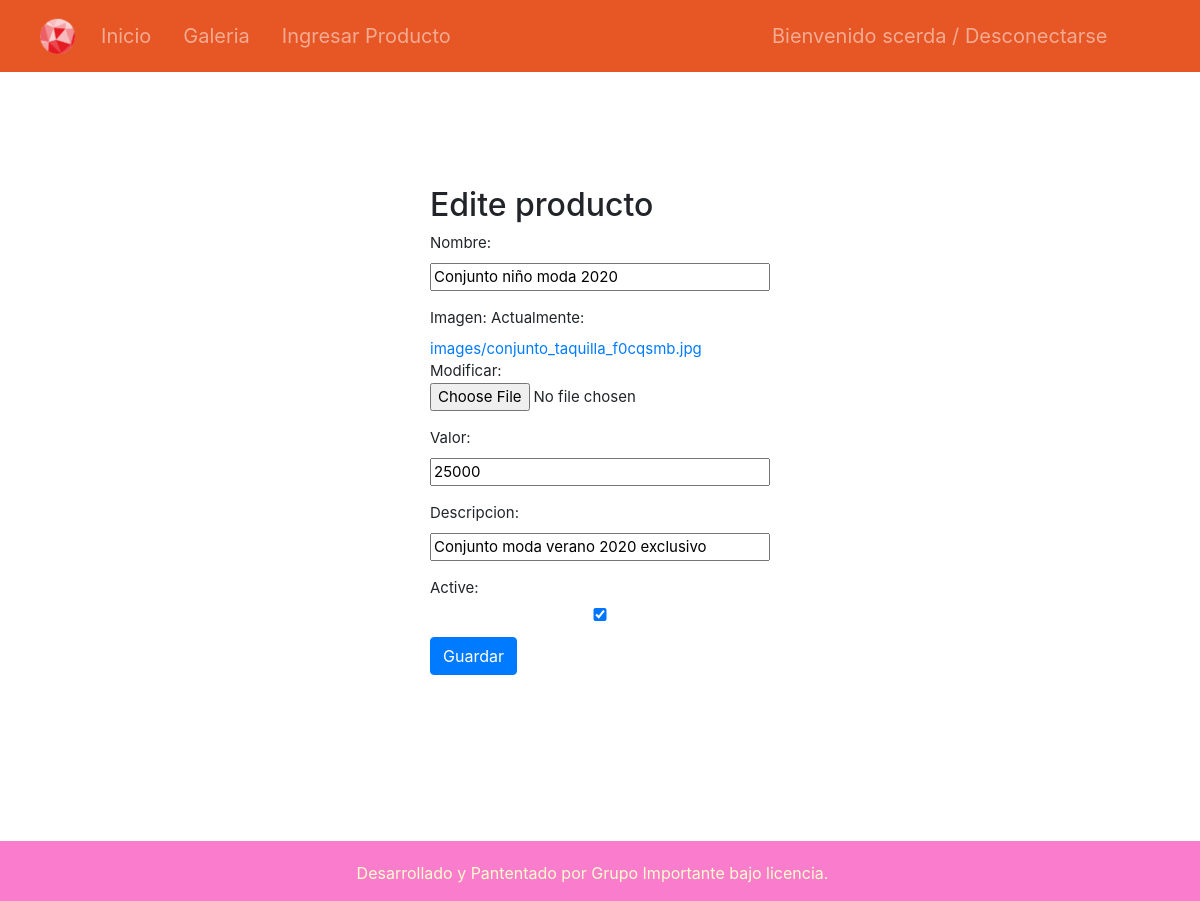
Page /producto/8/edit/ (signed in) on the committed database.
### blog/models.py (models this page shows, shortened)
class Productos(models.Model):
    nombre = models.CharField(max_length=200)
    imagen = models.ImageField()
    valor = models.IntegerField()
    descripcion = models.CharField(max_length=200)
    active = models.BooleanField(default=True)

### blog/views.py (the view)
# urls.py: path('producto/<int:pk>/edit/', views.producto_edit, name='producto_edit'),
def producto_edit(request, pk):
    if request.user.is_staff:
        producto = get_object_or_404(Productos, pk=pk)
        if request.method == "POST":
            form = ProductForm(request.POST, request.FILES, instance=producto)
            if form.is_valid():
                form.save()
                return redirect('galeria')
        else:
            form = ProductForm(instance=producto)
        return render(request, 'blog/producto_edit.html', {'form': form})

### blog/forms.py
class ProductForm(forms.ModelForm):
    class Meta:
        model = Productos
        fields = ('nombre', 'imagen', 'valor', 'descripcion', 'active',)

### blog/templates/blog/producto_edit.html
{% extends 'blog/base.html' %} {% block content %}
<div class='producto_edit'>
<h2>Edite producto</h2>
<form method="POST" class="post-form" enctype="multipart/form-data">{% csrf_token %} {{ form.as_p }}
    <button type="submit" class="btn btn-primary">Guardar</button>
</form>
</div>
{% endblock %}

### blog/templates/blog/base.html (shortened to what this page needs)
{% load static %}
{% load pwa %}
<html lang="es-es">
<head>
    <link rel="stylesheet" href="{% static 'css/blog.css' %}">
    <link rel="stylesheet" href="{% static 'css/custom.css' %}">
    <link rel="stylesheet" href="https://cdn.jsdelivr.net/npm/bootstrap@4.5.3/dist/css/bootstrap.min.css"
>
</head>
<body>
    <section>
        <nav class="navbar navbar-expand-lg navbar-dark bg-nav" role="navigation">
            <div class="container">
                <a class="navbar-brand" href="{% url 'index' %}"><img class="logo"
                        src="{% static 'img/logo2.png' %}"></a>
                <div class="collapse navbar-collapse" id="exCollapsingNavbar">
                    <ul id="nav" class="nav navbar-nav">
                        <li id="inicio" class="navbar-brand"><a href="{% url 'index' %}" class="nav-link">Inicio</a>
                        </li>
                        <li class="navbar-brand"><a href="{% url 'galeria' %}" class="nav-link">Galeria</a></li>
                        {% if user.is_authenticated and user.is_staff %}
                        <li class="navbar-brand"><a href="{% url 'ingreso_producto' %}" class="nav-link">Ingresar
                                Producto</a></li>
                        {% endif %}
                    </ul>
                    <ul class="nav navbar-nav justify-content-between ml-auto">
                        <li class="nav-item order-2 order-md-1"><a href="#" class="nav-link" title="settings"></a></li>
                        {% if user.is_authenticated%}
                        <li class="navbar-brand"><a href="{% url 'logout' %}"  class="nav-link">Bienvenido {{request.user.username}} / Desconectarse</a></li>
                        {% endif %}
                    </ul>
                </div>
            </div>
        </nav>
    </section>
    <div id="wrap">
        <div id="main" class="container clear-top">
            <br>
            <br> {% block content %} {% endblock %}
        </div>
    </div>
    <footer class="footer">Desarrollado y Pantentado por Grupo Importante bajo licencia. </footer>
</body>
</html>

### blog/static/css/blog.css (style rules this page uses)
.producto_edit { width: 340px; margin: 50px auto; font-size: 15px; }

### blog/static/css/custom.css (style rules this page uses)
.bg-nav { background-color: rgb(231, 86, 37); margin-left: -15px; }
.logo { height: 40px; }
html, body { height: 100%; }
#wrap { min-height: 90%; padding: 1em; overflow: hidden; }
#main { overflow: auto; padding-bottom: 150px; }
.footer { position: relative; margin-top: -50px; height: 60px; clear: both; padding-top: 20px; color: #fffeca; background-color: #F97DCC; text-align: center; margin-left: -15px; }

### rows in the picture
Productos: nombre "Conjunto niño moda 2020", valor "25000", descripcion "Conjunto moda verano 2020 exclusivo", active "☑"

### other values in the picture
{{ request.user.username }} "scerda"
